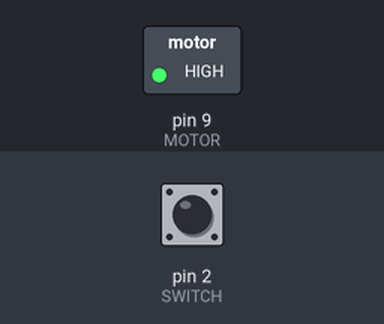
The sketch below on a simulated Arduino Uno, built with avr-gcc and run on an emulated ATmega328P. On the bench: switched loads named in the sketch (green lamp = pin HIGH). The test bench sets the inputs (shaded band); at power-on: pin 2 (SWITCH) HIGH. What the sketch prints to the serial monitor is not drawn.

Above: at 1.2 s.
1.3 s: pin 2 (SWITCH) pulled LOW for 0.15 s
At 1.38 s:
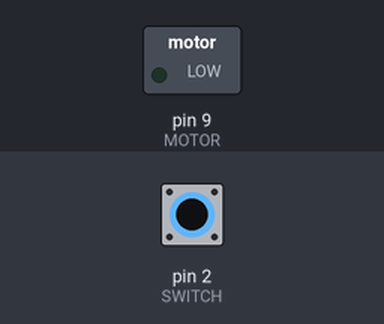
2.9 s: pin 2 (SWITCH) pulled LOW for 3.2 s
At 7.3 s:
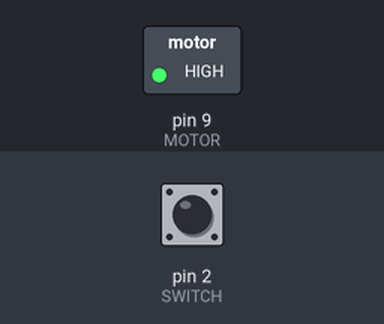
Timing chart, 0 to 8.8 s (numbered marks = the images above; inputs shaded):
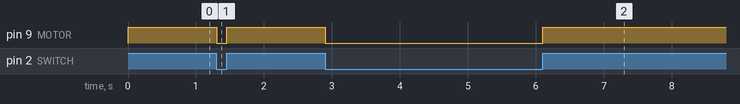

The sketch:

motor-button.ino
```cpp
enum {
  SWITCH = 2,
  MOTOR = 9,
};

void setup() {
  Serial.begin(9600);
  pinMode(MOTOR, OUTPUT);
  pinMode(SWITCH, INPUT);
}

void loop() {
  int value;

  value = digitalRead(SWITCH);
  Serial.println(value);
  digitalWrite(MOTOR, value);
}
```

Measured:
- after the input at 1.3 s, pin 9 (MOTOR): HIGH → LOW at once, → HIGH 0.15 s later
- after the input at 2.9 s, pin 9 (MOTOR): HIGH → LOW at once, → HIGH 3.2 s later
